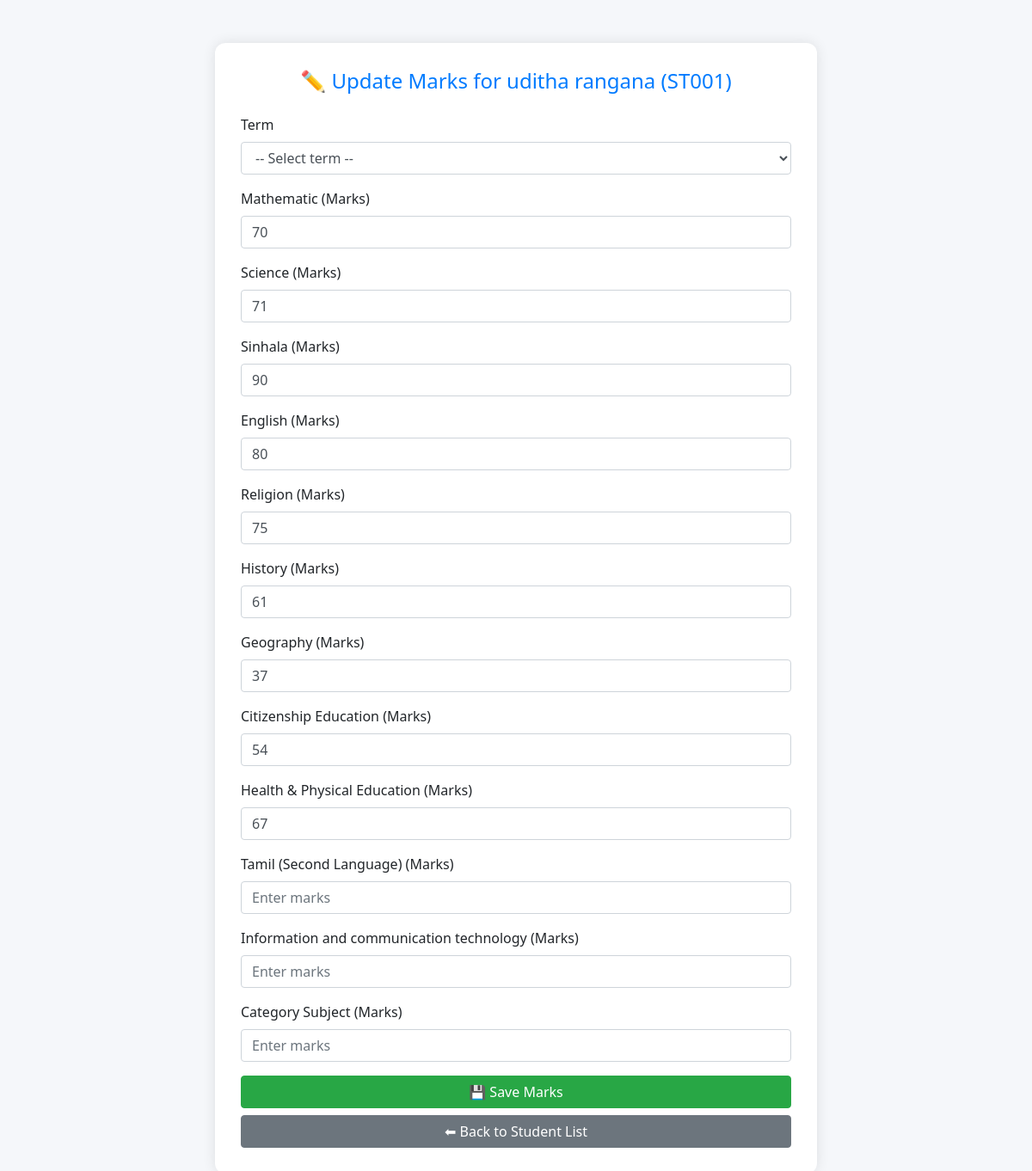
Screenshot of /teacher_6_9/update_marks.php?id=2 (signed in) with the database file from the repository.
### tables this page shows
CREATE TABLE IF NOT EXISTS `students` (
  `id` int NOT NULL AUTO_INCREMENT,
  `index_no` varchar(20) NOT NULL,
  `name` varchar(100) NOT NULL,
  `class_id` int DEFAULT NULL,
  `category_1_sub` varchar(50) NOT NULL,
  `category_2_sub` varchar(50) NOT NULL,
  `category_3_sub` varchar(50) NOT NULL,
  `religion` varchar(50) NOT NULL,
  PRIMARY KEY (`id`),
  UNIQUE KEY `index_no` (`index_no`),
  KEY `class_id` (`class_id`)
);

CREATE TABLE IF NOT EXISTS `subject_6to9` (
  `id` int NOT NULL AUTO_INCREMENT,
  `name` varchar(40) NOT NULL,
  PRIMARY KEY (`id`)
);

### teacher_6_9/update_marks.php (the view, shortened to what this page needs)
<?php
include("../library/db_conn.php");
$student_id = $_GET['id'];
$student_stmt = $conn->prepare("SELECT s.*, c.name AS class_name FROM students s LEFT JOIN classes c ON s.class_id = c.id WHERE s.id = ?");
$student_stmt->bind_param("s", $student_id);
$student_stmt->execute();
$student = $student_stmt->get_result()->fetch_assoc();
$subjects_result = $conn->query("SELECT * FROM subject_6to9");
$marks_stmt = $conn->prepare("SELECT subject_id, marks FROM marks WHERE student_id = ?");
$marks_stmt->bind_param("i", $student_id);
$marks_stmt->execute();
$marks_result = $marks_stmt->get_result();
$current_marks = [];
while ($row = $marks_result->fetch_assoc()) {
    $current_marks[$row['subject_id']] = $row['marks'];
}
?>
<!DOCTYPE html>
<html lang="en">
<head>
  <link rel="stylesheet" href="https://stackpath.bootstrapcdn.com/bootstrap/4.5.2/css/bootstrap.min.css">
</head>
<body>
<div class="container">
  <div class="form-container">
    <h4 class="text-center text-primary mb-4">✏️ Update Marks for <?= htmlspecialchars($student['name']) ?> (<?= htmlspecialchars($student['index_no']) ?>)</h4>
    <form action="sql/save_marks.php" method="POST">
      <div class="form-group">
          <label for="term">Term</label>
          <select name="term" id="term" class="form-control" required>
            <option value="">-- Select term --</option>
          </select>
       </div>
      <?php while ($subject = $subjects_result->fetch_assoc()):
        $subject_id = $subject['id'];
        $existing_mark = isset($current_marks[$subject_id]) ? $current_marks[$subject_id] : '';
      ?>
        <div class="form-group">
          <label><?= htmlspecialchars($subject['name']) ?> (Marks)</label>
          <input type="number" name="marks[<?= $subject_id ?>]" class="form-control" min="0" max="100" placeholder="Enter marks" value="<?= $existing_mark ?>">
        </div>
      <?php endwhile; ?>
      <button type="submit" class="btn btn-success btn-block">💾 Save Marks</button>
      <a href="manage_marks.php" class="btn btn-secondary btn-block mt-2">⬅ Back to Student List</a>
    </form>
  </div>
</div>
</body>
</html>

### teacher_6_9/update_marks.php (style rules this page uses)
body { background-color: #f5f7fa; font-family: 'Segoe UI', sans-serif; }
.form-container { max-width: 700px; margin: 50px auto; background: #fff; padding: 30px; border-radius: 12px; box-shadow: 0 0 15px rgba(0,0,0,0.1); }

### rows the page displays
students: name "uditha rangana", index_no "ST001"
subject_6to9: name "Mathematic", id "70"
subject_6to9: name "Science", id "71"
subject_6to9: name "Sinhala", id "90"
subject_6to9: name "English", id "80"
subject_6to9: name "Religion", id "75"
subject_6to9: name "History", id "61"
subject_6to9: name "Geography", id "37"
subject_6to9: name "Citizenship Education", id "54"
subject_6to9: name "Health & Physical Education", id "67"
subject_6to9: name "Tamil (Second Language)"
subject_6to9: name "Information and communication technology"
subject_6to9: name "Category Subject"
